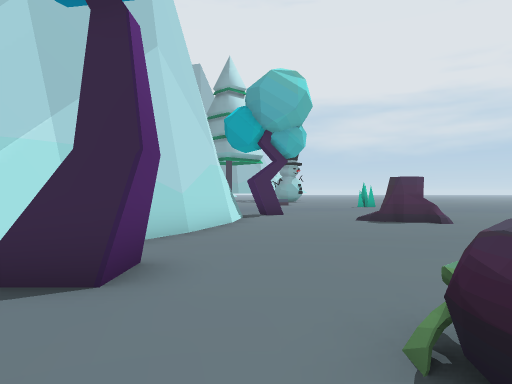
[1] (above)

19 first-person views from a walk through a Unity game level. The camera is 1.4 m above the floor, looks level and sees 70° across. The floor is counted in squares, 1.8 m on a side. Each view is taken from the middle of a square. On the plan, view 1 faces up. The plan holds only what a view shows up to about 12 squares ahead; the rest is blank. The place goes on beyond the plan. The player character is not drawn.

[2]
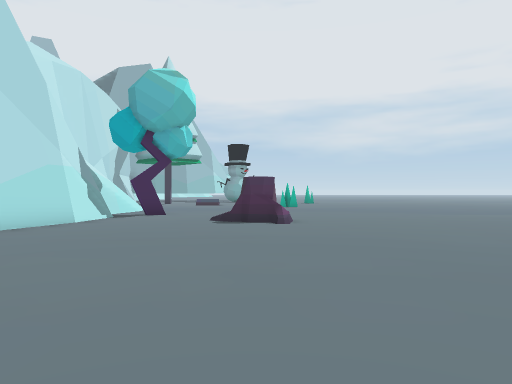

[3]
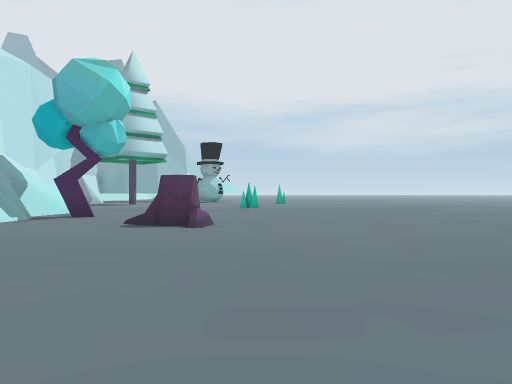

[4]
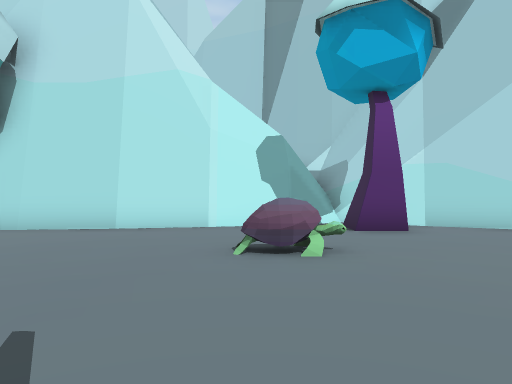

[5]
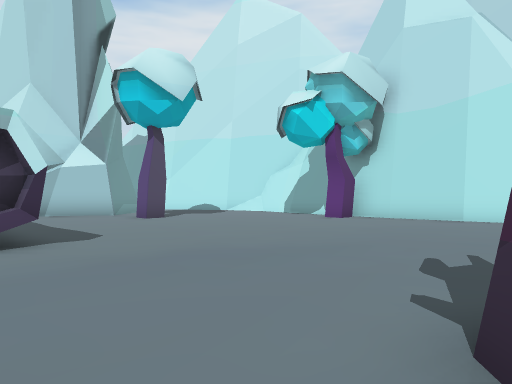

[6]
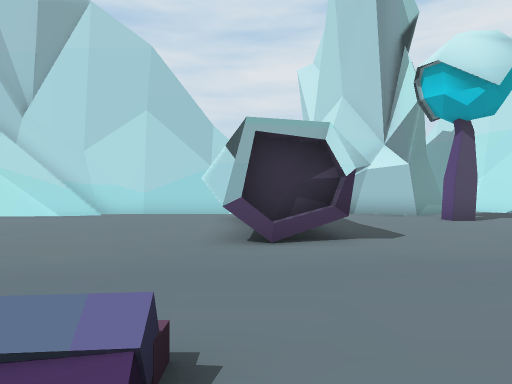

[7]
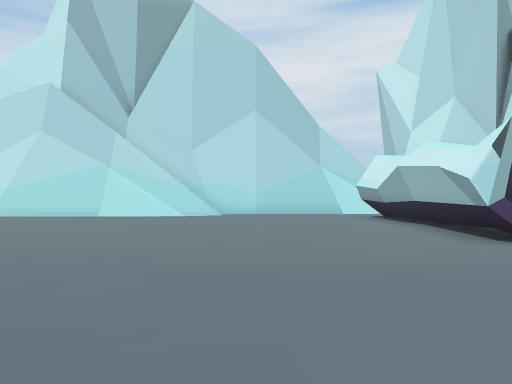

[8]
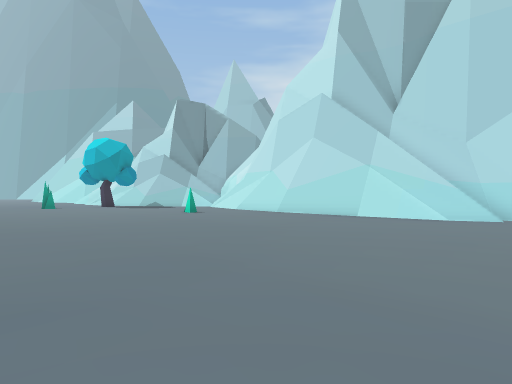

[9]
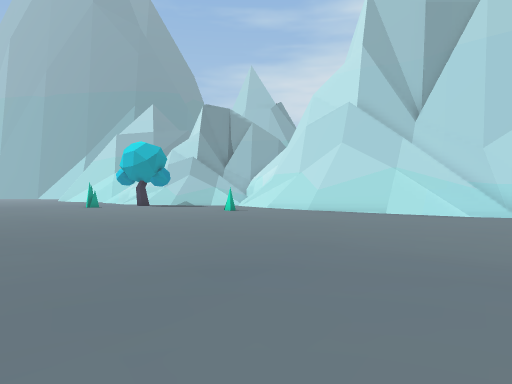

[10]
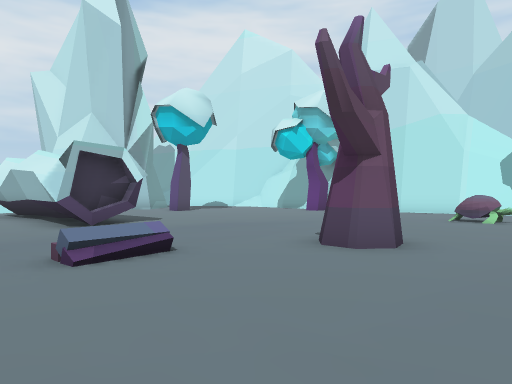

[11]
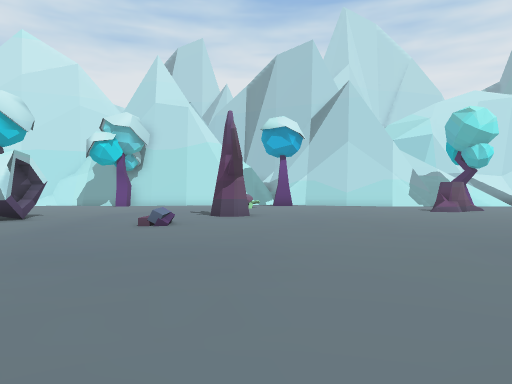

[12]
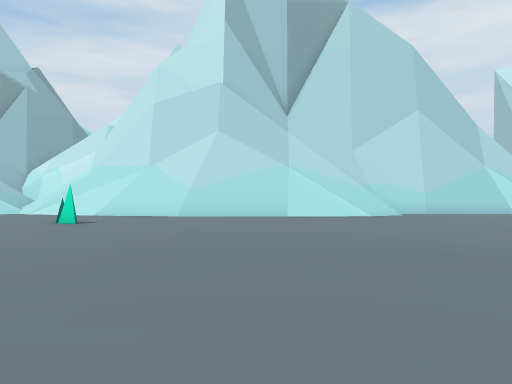

[13]
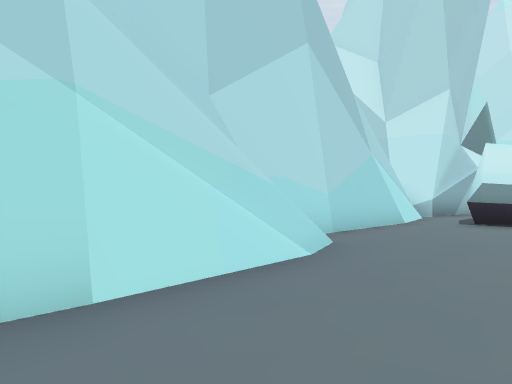

[14]
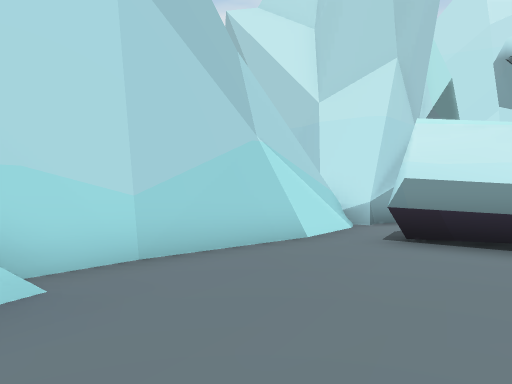

[15]
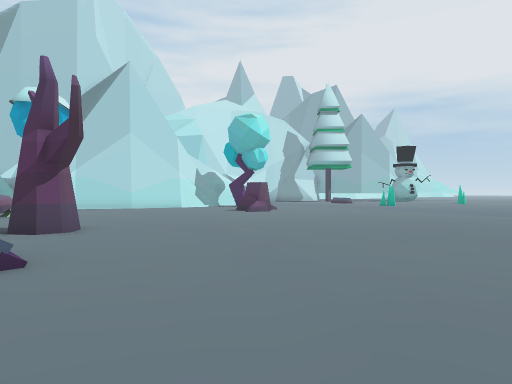

[16]
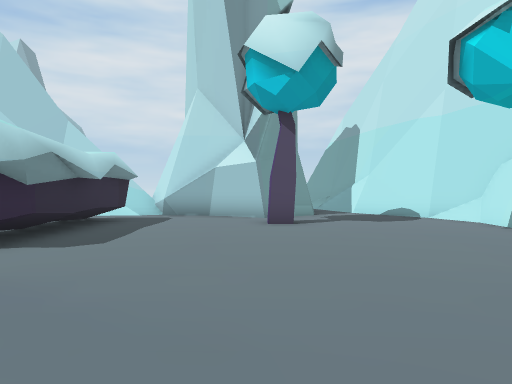

[17]
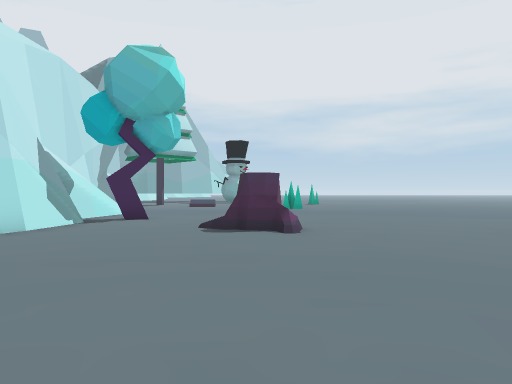

[18]
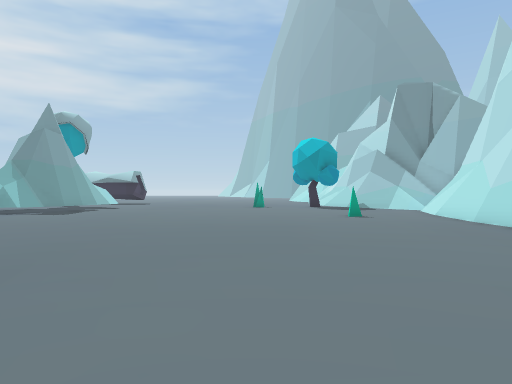

[19]
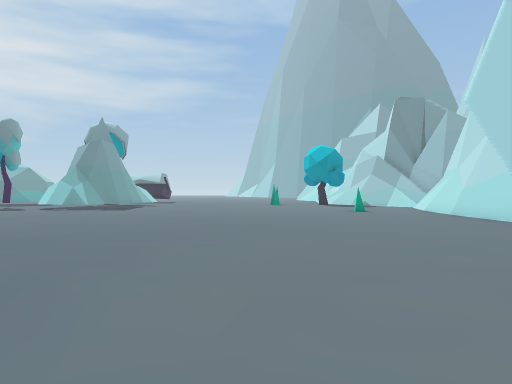

### Floor plan
Points are (right, up) in squares from view 1. A wall is a line through its corners. A room is listed if a view was taken in it or the views show most of it. See-through windows are left out.
Room 1 (views 1, 2, 3, 4, 5, 6, 7, 8, 9, 10, 11, 12, 13, 14, 15, 16, 17, 18, 19)
walls: (9.5, -4.6) (9.4, -7.3) (9.9, -9.8); (8.5, -4.6) (9.7, -4.5) (9.5, -5.2); (8.3, -5) (9.3, -4.9); (7.5, -4.9) (9.3, -4.4); (7.7, -5.1) (8.3, -5.1); (7.7, -5.3) (8.7, -4.9); (9.5, -6.5) (9.8, -10.5); (9.4, -7) (9.4, -7.5); (7.8, -7.3) (7.5, -5.1); (7.6, -7.4) (7.7, -5.8); (9.6, -8.1) (9.8, -8.8); (7.8, -8.8) (7.7, -7.3); (10, -10.2) (9.6, -10.5); (7.6, -10.2) (7.8, -8.7); (7.6, -10.4) (7.6, -9.2); (15.4, -10.8) (21.3, -10.5); (9.9, -11.9) (12.9, -12); (15.5, -11.2) (16.5, -10.8); (14.6, -11.5) (16.3, -11.2); (11.6, -12.1) (16, -11.8); (-2.1, 0) (-1.6, -4); (15.9, -11.2) (16.8, -10.9); (13, -12) (14.1, -12.2); (16.4, -11) (21.5, -10.8); (-2.2, -1.1) (-1.8, -2); (13.7, -12.2) (15.9, -12); (-1.6, -3.8) (-1.7, -4.4); (-1.6, -3.9) (-1.5, -5.2); (-1.2, 7) (-1.8, 6.1); (-2.7, 1.9) (-2, -1.6); (-1.3, 7.1) (-2.5, 4.9); (-1.7, -4.3) (-1.7, -5.2); (7, -12.2) (7.6, -12.9); (-2.9, 1.9) (-2.7, 0.9); (6.5, -12.2) (6.9, -12.1); (7.4, -12.6) (10.3, -12.1); (-2.5, 5) (-3, 4.2); (4.4, -11.5) (6.9, -12.1); (-0.7, 9.4) (-1.4, 7); (-3.3, 2.8) (-2.8, 1.7); (3.5, -11.4) (3.8, -11) (5, -11.8); (-0.5, 11.1) (-0.7, 9.3); (-1.6, -8) (-1.8, -9.7); (21.1, -10.8) (22.2, -11.1); (21.5, -10.7) (24, -11.1); (-1.9, -8.2) (-2, -9.6) (-1.3, -11.1); (-0.9, 11.9) (-0.8, 10.7); (21.9, -11) (23.7, -11.3); (-1.3, -11) (-0.9, -12); (-1.2, 13.5) (-1.4, 12.2)
low walls: (7.9, -8.3) (7.8, -7.4); (14.5, -11.1) (15.7, -10.7); (15.1, -11.1) (16.1, -10.7); (8.1, -12.3) (10.2, -12); (6.7, -12.2) (6.9, -12.2) (7.4, -12.6); (7.8, -12.6) (8.6, -12.2); (-1.7, -8) (-1.7, -8.5); (-0.8, 11.4) (-0.5, 10.8); (-1.8, -9.3) (-1.4, -10.7); (-1.1, -11.2) (-0.6, -12.1); (-1, 13.5) (-1.1, 12.5)
objects: tree (-2, 3) to (-1, 4); tree (-1, -5); tree (0, 12) to (1, 13); other object (1, 1) to (1, 2); tree (4, -9); tree (4, 10) to (5, 10); tree (7, 1); other object (9, 0); spikes (24, -8)

Positions as (right, up) in squares from view 1, and headings:
1: (0, 0), facing up
2: (4, 0), facing up
3: (6, 1), facing up
4: (6, 1), facing left
5: (9, 1), facing down-left
6: (9, 1), facing down
7: (13, 1), facing down
8: (12, 0), facing down-right
9: (12, 2), facing down-right
10: (12, 4), facing down-left
11: (19, 2), facing left
12: (19, 1), facing down
13: (19, -8), facing down-left
14: (15, -8), facing down-left
15: (15, -1), facing up-left
16: (4, 0), facing down
17: (4, 2), facing up
18: (12, -5), facing right
19: (9, -4), facing right
